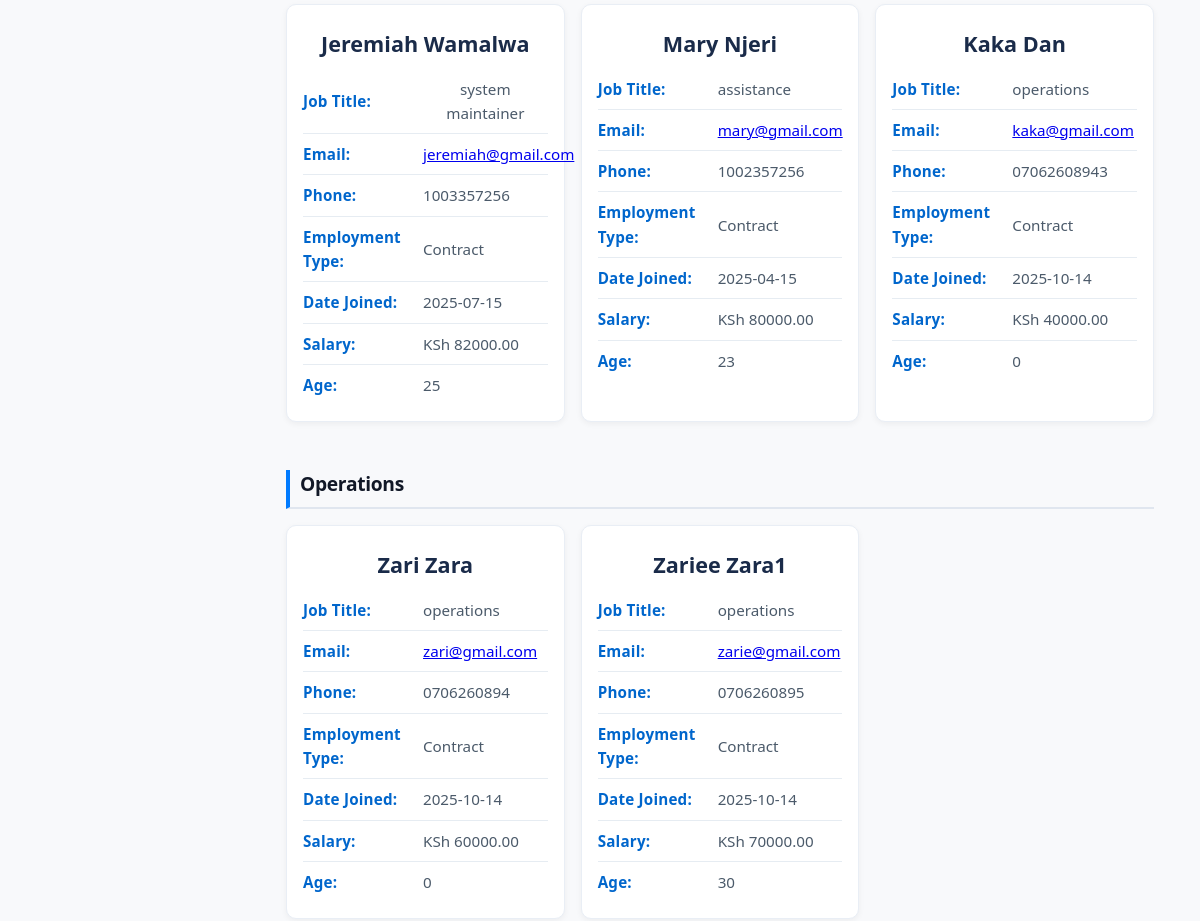
The app's page /employee_list/ (middle part), older data.
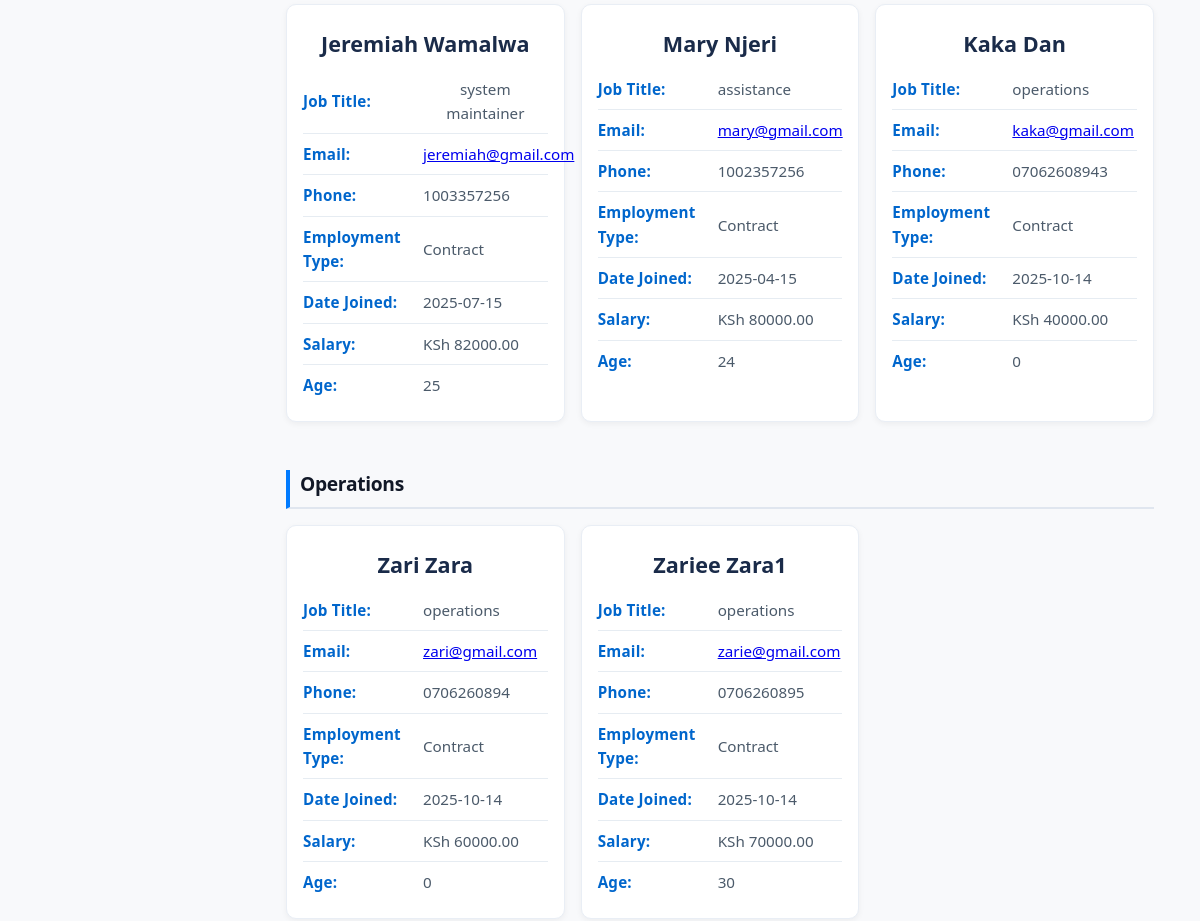
The same page, newer data.
### smartpayapp/models.py (models this page shows, shortened)
class Employee(models.Model):
    EMPLOYMENT_TYPES = [
        ('Permanent', 'Permanent'),
        ('Contract', 'Contract'),
        ('Internship', 'Internship'),
    ]
    DEPARTMENTS = [
        ('Finance', 'Finance'),
        ('HR', 'HR'),
        ('IT', 'IT'),
        ('Operations', 'Operations'),
    ]
    ROLES = [
        ("admin", "Admin"),
        ("hr", "HR"),
        ("finance", "Finance"),
        ("employee", "Employee"),
    ]
    full_name = models.CharField(max_length=150)
    national_id = models.CharField(max_length=20, unique=True)
    dob = models.DateField(null=True, blank=True)
    age = models.PositiveIntegerField(null=True, blank=True)
    staff_id = models.CharField(
        max_length=20,
        unique=True,
        editable=False,
        blank=True,
        null=True,
    )
    date_joined = models.DateField(default=timezone.now)
    department = models.CharField(max_length=50, choices=DEPARTMENTS)
    job_title = models.CharField(max_length=100)
    employment_type = models.CharField(max_length=20, choices=EMPLOYMENT_TYPES)
    salary = models.DecimalField(
        max_digits=10,
        decimal_places=2,
        validators=[MinValueValidator(0)]
    )
    role = models.CharField(max_length=20, choices=ROLES, default="employee")
    email = models.EmailField(unique=True)
    phone = models.CharField(max_length=20)
    address = models.TextField(blank=True, null=True)

### smartpayapp/views.py (the view)
# urls.py: path('employee_list/', employee_list, name='employee_list'),
def employee_list(request):
    departments = [dept[0] for dept in Employee.DEPARTMENTS]
    grouped_employees = {dept: Employee.objects.filter(department=dept).order_by("full_name") for dept in departments}
    context = {"grouped_employees": grouped_employees}
    return render(request, "smartpayapp/employee_list.html", context)

### smartpayapp/templates/smartpayapp/employee_list.html (shortened to what this page needs)
{% extends "base.html" %}
{% load static %}
{% block content %}
<div class="dashboard-container">
  <main class="main-content">
    <div id="employeeCards">
        {% for department, staff in grouped_employees.items %}
        <div class="department-block">
            <h2 class="department-title">{{ department }}</h2>
            <div class="employee-grid">
                {% for employee in staff %}
                <div class="employee-card">
                    <div class="employee-info">
                        <h3>{{ employee.full_name }}</h3>
                        <p><strong>Job Title:</strong> {{ employee.job_title }}</p>
                        <p><strong>Email:</strong> <a href="mailto:{{ employee.email }}">{{ employee.email }}</a></p>
                        <p><strong>Phone:</strong> {{ employee.phone }}</p>
                        <p><strong>Employment Type:</strong> {{ employee.employment_type }}</p>
                        <p><strong>Date Joined:</strong> {{ employee.date_joined|date:"Y-m-d" }}</p>
                        <p><strong>Salary:</strong> KSh {{ employee.salary|floatformat:2 }}</p>
                        <p><strong>Age:</strong> {{ employee.age }}</p>
                    </div>
                </div>
                {% empty %}
                <p class="no-staff">No staff found in this department.</p>
                {% endfor %}
            </div>
        </div>
        {% endfor %}
    </div>
  </main>
</div>
{% endblock %}

Row changes from the older to the newer data that the page shows:
changed Employee "Mary Njeri": age "23" → "24"
